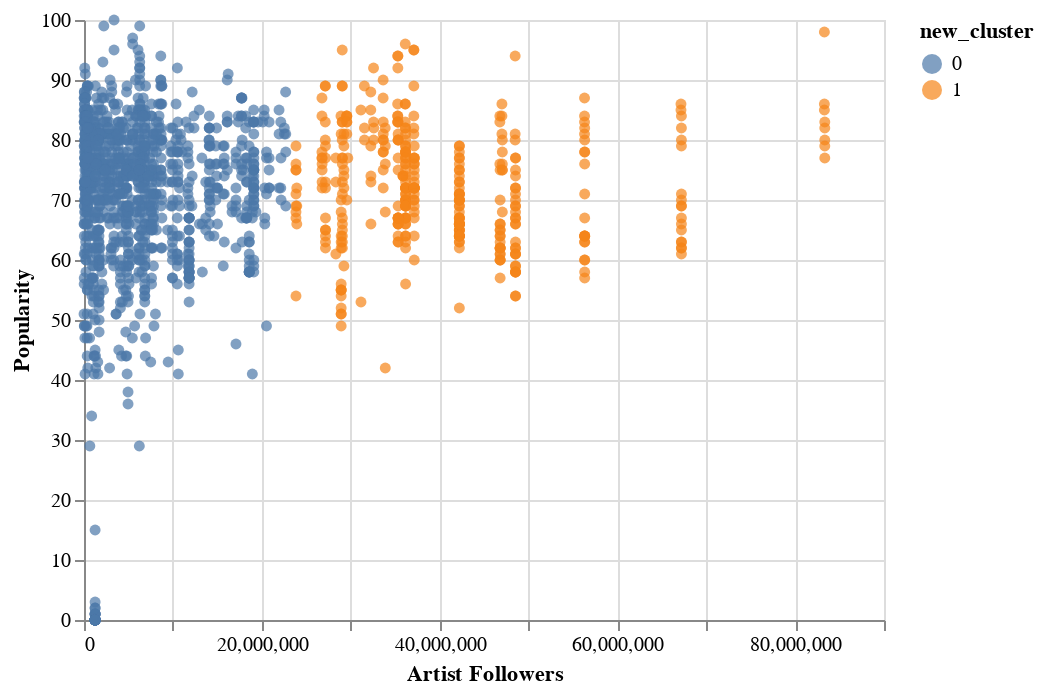

Here is the notebook cell this chart was saved with:
### Code cell
alt.Chart(df3).mark_circle().encode(
    x = "Artist Followers",
    y = "Popularity",
    color = "new_cluster:N"
)

### Figure 1 — Vega-Lite specification as saved in the notebook (floating-point values rounded to 4 significant figures; data arrays with more than 128 entries replaced by an {"elided": "..."} marker saying what was removed)
{"config": {"view": {"continuousWidth": 400, "continuousHeight": 300}}, "data": {"name": "data-5659d30f5197ed413556e5bfe63517fa"}, "mark": "circle", "encoding": {"color": {"type": "nominal", "field": "new_cluster"}, "x": {"type": "quantitative", "field": "Artist Followers"}, "y": {"type": "quantitative", "field": "Popularity"}}, "$schema": "https://vega.github.io/schema/vega-lite/v4.8.1.json", "datasets": {"data-5659d30f5197ed413556e5bfe63517fa": {"elided": "1545 records"}}}
